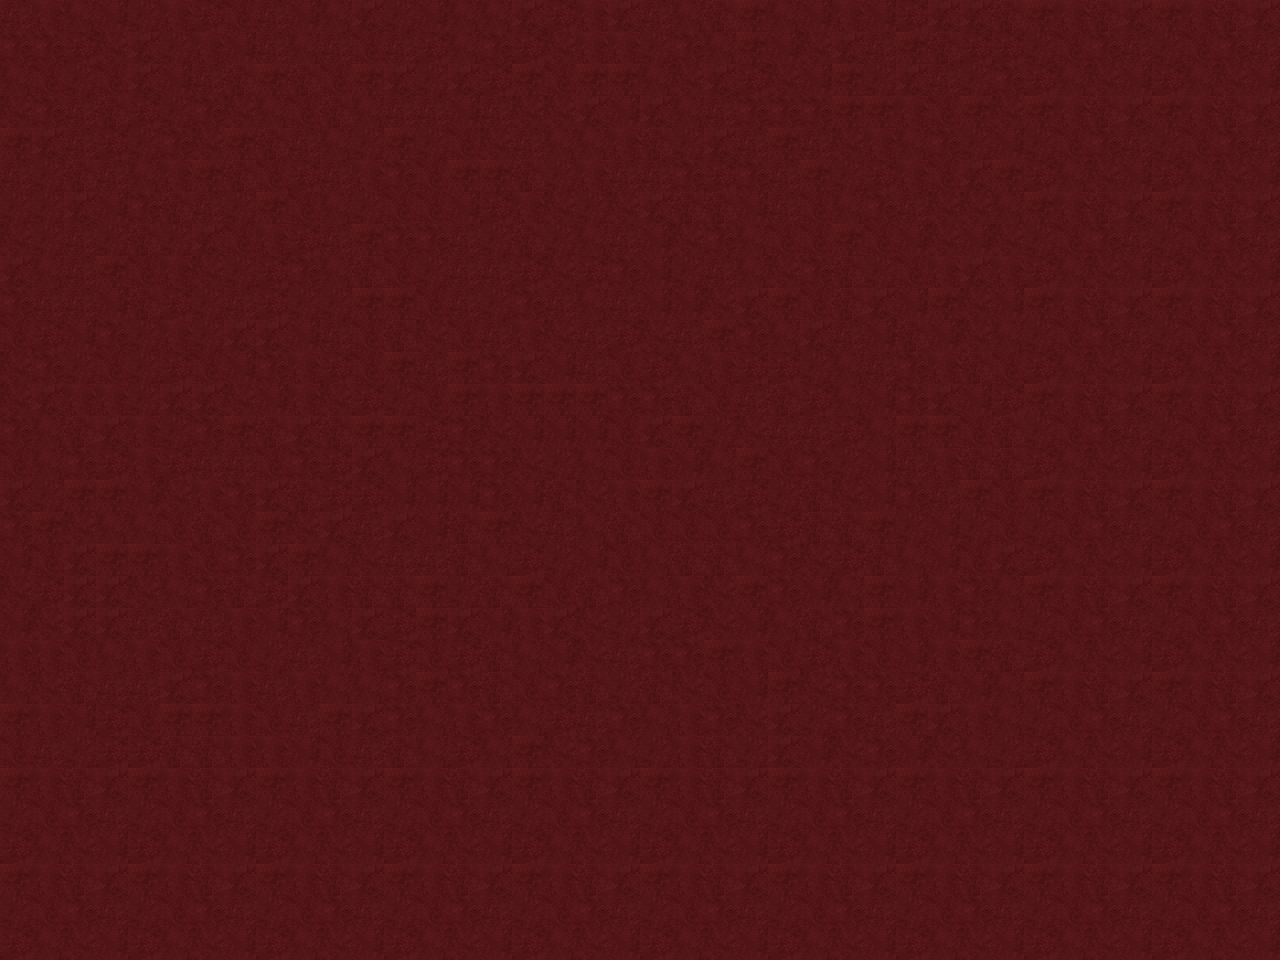

Below is a game level as drawn by its tile map, then a one-line description and the .tmx that defines it (tile-layer data replaced by summaries):
An orthogonal 40x30 tile map with 32x32 px tiles, 1 tile layer (Tile Layer 1).

<map version="1.0" orientation="orthogonal" width="40" height="30" tilewidth="32" tileheight="32">
 <tileset firstgid="1" name="Mud4_02" tilewidth="32" tileheight="32">
  <image source="images/Mud4_02.png" width="144" height="96" />
 </tileset>
 <layer name="Tile Layer 1" width="40" height="30">
  <data>[1200 cells, 1200 non-empty, 12 distinct tile ids]</data>
 </layer>
</map>
